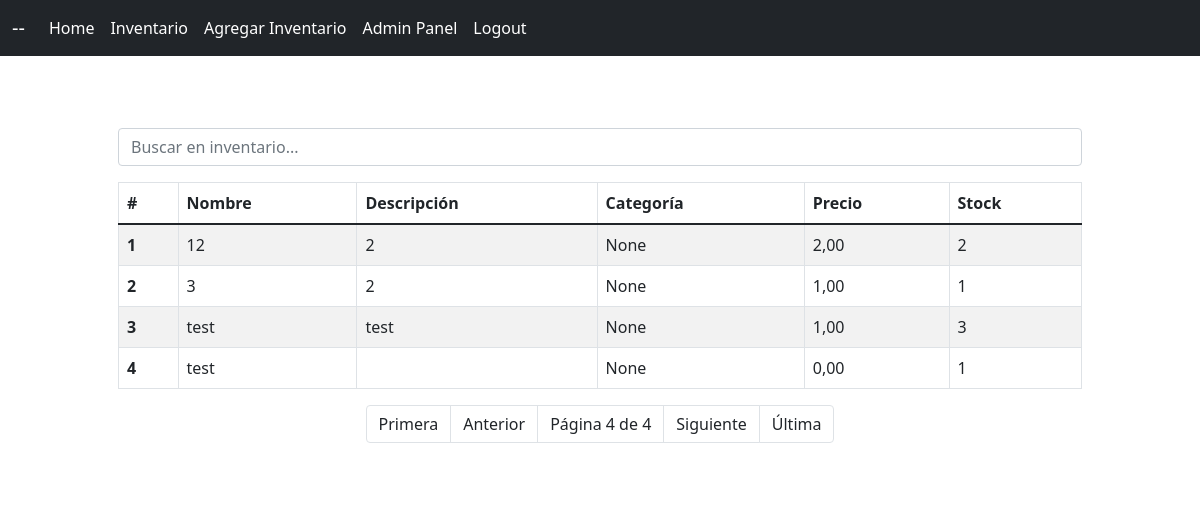
Page /inventario/?page=4 (signed in) on the committed database.
### inventario/models.py (models this page shows, shortened)
class Inventario(models.Model):
    CATEGORIAS_CHOICES = [
        ('electronica', 'Electrónica'),
        ('hogar', 'Hogar'),
        ('entretenimiento', 'Entretenimiento'),
    ]
    nombre = models.CharField(max_length=100, null=False, blank=False)
    descripcion = models.TextField(null=True, blank=True)
    categoria = models.CharField(max_length=100, choices=CATEGORIAS_CHOICES, null=True, blank=True)
    precio = models.DecimalField(max_digits=19, decimal_places=2, null=False, blank=False)
    stock = models.IntegerField(null=False, blank=False)

### inventario/views.py (the view)
# urls.py: path('', inventario_lista, name='inventario_lista'),
@login_required
def inventario_lista(request):
    query = request.GET.get('q', '')
    inventarios = Inventario.objects.all()
    if query:
        inventarios = inventarios.filter(
            Q(nombre__icontains=query) |
            Q(descripcion__icontains=query) |
            Q(categoria__icontains=query)
        )
    paginator = Paginator(inventarios, 5)  # Muestra 5 items por página.
    page_number = request.GET.get('page')
    page_obj = paginator.get_page(page_number)
    context = {
        "title": "Lista Inventario",
        "page_obj": page_obj,
        "query": query
    }
    return render(request, "inventario/inventario_lista.html", context=context)

### templates/inventario/inventario_lista.html (shortened to what this page needs)
{% extends 'layout.html' %}
{% block content %}
<div class="container mt-5">
    <div class="content-section">
        <form method="GET" action="{% url 'inventario_lista' %}" class="mb-3">
            <input type="text" name="q" class="form-control" placeholder="Buscar en inventario..." value="{{ query }}">
        </form>
        <table class="table table-striped table-bordered table-hover">
            <thead class="thead-dark">
              <tr>
                <th scope="col">#</th>
                <th scope="col">Nombre</th>
                <th scope="col">Descripción</th>
                <th scope="col">Categoría</th>
                <th scope="col">Precio</th>
                <th scope="col">Stock</th>
              </tr>
            </thead>
            <tbody>
              {% for inventario in page_obj %}
                <tr style='cursor: pointer; cursor: hand;' onclick="window.location=`{% url 'por_producto' inventario.pk %}`">
                  <th scope="row">{{ forloop.counter }}</th>
                  <td>{{ inventario.nombre }}</td>
                  <td>{{ inventario.descripcion }}</td>
                  <td>{{ inventario.categoria }}</td>
                  <td>{{ inventario.precio }}</td>
                  <td>{{ inventario.stock }}</td>
                </tr>
              {% endfor %}
            </tbody>
        </table>
        <nav aria-label="Page navigation example" class="mt-3">
            <ul class="pagination justify-content-center">
                {% if page_obj.has_previous %}
                    <li class="page-item">
                        <a class="page-link text-dark" href="?page=1{% if query %}&q={{ query }}{% endif %}" aria-label="Primera">
                            <span aria-hidden="true">Primera</span>
                        </a>
                    </li>
                    <li class="page-item">
                        <a class="page-link text-dark" href="?page={{ page_obj.previous_page_number }}{% if query %}&q={{ query }}{% endif %}" aria-label="Anterior">
                            <span aria-hidden="true">Anterior</span>
                        </a>
                    </li>
                {% endif %}
                <li class="page-item disabled">
                    <span class="page-link text-dark">Página {{ page_obj.number }} de {{ page_obj.paginator.num_pages }}</span>
                </li>
                {% if page_obj.has_next %}
                    <li class="page-item">
                        <a class="page-link text-dark" href="?page={{ page_obj.next_page_number }}{% if query %}&q={{ query }}{% endif %}" aria-label="Siguiente">
                            <span aria-hidden="true">Siguiente</span>
                        </a>
                    </li>
                    <li class="page-item">
                        <a class="page-link text-dark" href="?page={{ page_obj.paginator.num_pages }}{% if query %}&q={{ query }}{% endif %}" aria-label="Última">
                            <span aria-hidden="true">Última</span>
                        </a>
                    </li>
                {% else %}
                    <li class="page-item disabled">
                        <span class="page-link text-dark">Siguiente</span>
                    </li>
                    <li class="page-item disabled">
                        <span class="page-link text-dark">Última</span>
                    </li>
                {% endif %}
            </ul>
        </nav>
    </div>
</div>
{% endblock %}

### static/main.css (style rules this page uses)
body { background-color: rgb(255, 255, 255); }
.content-section { background: rgb(255, 255, 255); margin: 40px; padding: 1.5rem 1.5rem; border-radius: 10px; }

### rows in the picture
Inventario: nombre "12", descripcion "2", categoria "None", precio "2,00", stock "2"
Inventario: nombre "3", descripcion "2", categoria "None", precio "1,00", stock "1"
Inventario: nombre "test", descripcion "test", categoria "None", precio "1,00", stock "3"
Inventario: nombre "test", categoria "None", precio "0,00", stock "1"

### other values in the picture
{{ page_obj.number }} "4"
{{ page_obj.paginator.num_pages }} "4"
